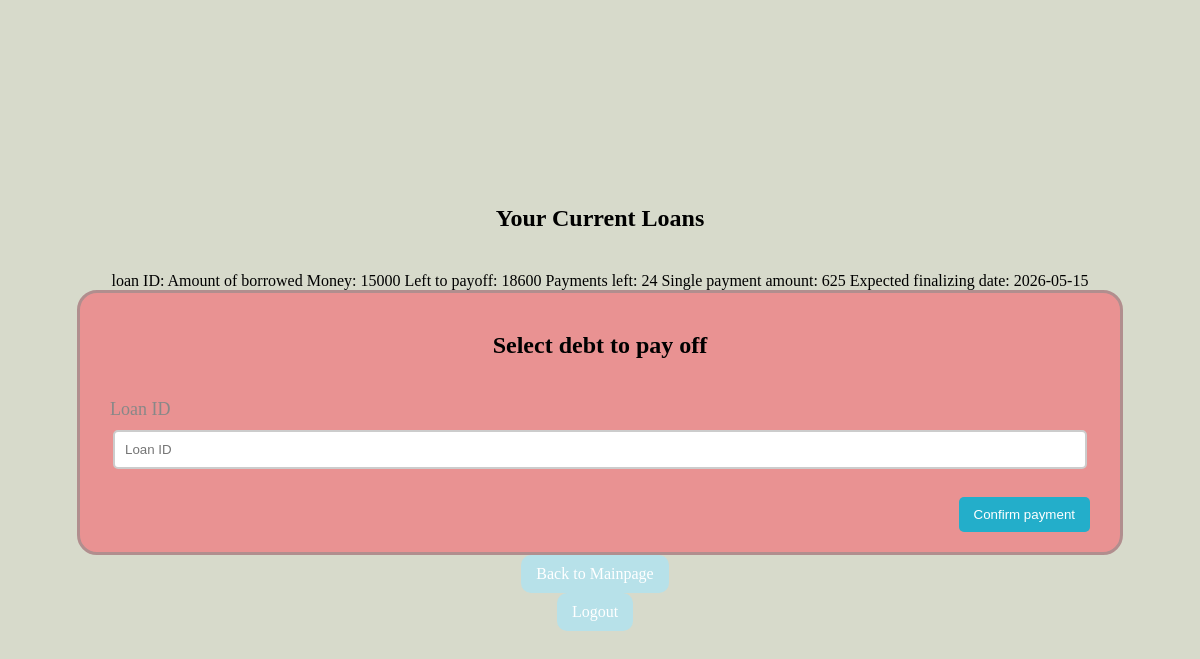
Page /pay_off_loan.php (signed in) on the committed database.
### tables this page shows
CREATE TABLE `loan_history` (
  `acc_id` int(11) NOT NULL,
  `amount` int(11) NOT NULL,
  `left_to_pay_off` int(11) NOT NULL,
  `total_amount_of_payments` int(11) NOT NULL,
  `payments_left` int(11) NOT NULL,
  `begin_date` date NOT NULL,
  `end_date` date NOT NULL,
  `payment_value` int(11) NOT NULL,
  `is_active` tinyint(1) NOT NULL DEFAULT 1
);

### pay_off_loan.php (the view, shortened to what this page needs)
<?php
include "db_conn.php";
if (isset($_SESSION['iban']) && isset($_SESSION['cust_id'])) {
     $cust_id = $_SESSION['cust_id'];
     $iban = $_SESSION['iban'];
     $sql = "SELECT * FROM Account WHERE cust_id ='$cust_id' AND iban = '$iban'";
     $result = mysqli_query($conn, $sql);
        if (mysqli_num_rows($result) === 1) {
          $row = mysqli_fetch_assoc($result);
          $acc_id = $row['acc_id'];
        }
     $sql = "SELECT * FROM loan_history WHERE acc_id ='$acc_id' AND is_active = 1";
 ?>
<!DOCTYPE html>
<html>
<head>
    <link rel="stylesheet" type="text/css" href="style.css">
</head>
<body>
     <h2>Your Current Loans</h2>
     <?php
        $result = mysqli_query($conn, $sql);
        if ($result->num_rows > 0) {
            while($row = $result->fetch_assoc()) {
              echo "loan ID:  ".$row['loan_id']."  Amount of borrowed Money:   ".$row['amount']."  Left to payoff:   ".$row['left_to_pay_off']."   Payments left:  ".$row['payments_left']."   Single payment amount:  ".$row['payment_value']."   Expected finalizing date: ".$row['end_date']."<br>";
            }
          } else {
            echo "No current loans";
          } ?>
    <form action="pay_off_loan_script.php" method="post">
        <h2>Select debt to pay off</h2>
        <label>Loan ID</label>
        <input type="number" name="loan_id" placeholder="Loan ID"><br>
        <button type="submit">Confirm payment</button>
    </form>
     <a href="home.php">Back to Mainpage</a>
     <a href="logout.php">Logout</a>
</body>
</html>
<?php
}else{
     header("Location: index.php");
     exit();
}
 ?>

### style.css (style rules this page uses)
body { background: #d7dacb; display: flex; justify-content: center; align-items: center; height: 100vh; flex-direction: column; }
* { box-sizing: padding-box; }
form { width: 1000px; border: 3px solid rgb(177, 142, 142); padding: 20px; background: rgb(233, 146, 146); border-radius: 20px; }
h2 { text-align: center; margin-bottom: 40px; }
input { display: block; border: 2px solid #ccc; width: 95%; padding: 10px; margin: 10px auto; border-radius: 5px; }
label { color: #888; font-size: 18px; padding: 10px; }
button { float: right; background: rgb(35, 174, 202); padding: 10px 15px; color: #fff; border-radius: 5px; margin-right: 10px; border: none; }
a { float: right; background: rgb(183, 225, 233); padding: 10px 15px; color: #fff; border-radius: 10px; margin-right: 10px; border: none; text-decoration: none; }

### rows in the picture
loan_history: amount "15000", left_to_pay_off "18600", payments_left "24", payment_value "625", end_date "2026-05-15"
